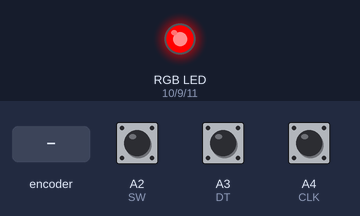
The sketch below on a simulated Arduino Uno, built with avr-gcc and run on an emulated ATmega328P. Shown: an RGB LED mixed from three pins (HIGH = lit). The inputs (shaded band) are chosen by the test bench; at power-on: A2 (SW) HIGH, A3 (DT) HIGH, A4 (CLK) HIGH. Dim RGB values are drawn brighter than linear; pins used as bus, display or sensor lines are not drawn.

Above: at 1.2 s.
1.3 s: rotary encoder on A4 (CLK) / A3 (DT) turned 3 steps (first pin leading)
At 2.8 s:
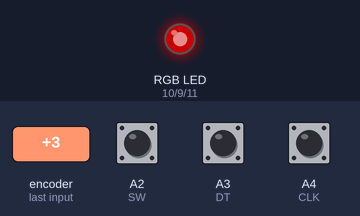
3.4 s: A2 (SW) pulled LOW for 1 s
At 5.5 s:
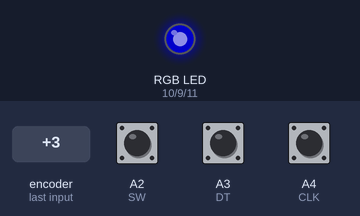
5.9 s: rotary encoder on A4 (CLK) / A3 (DT) turned 1 step (first pin leading)
At 7.2 s:
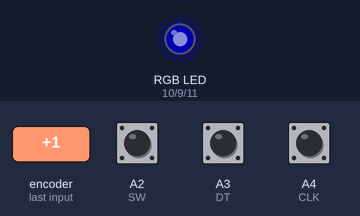
7.6 s: A2 (SW) pulled LOW for 0.15 s
At 8.2 s:
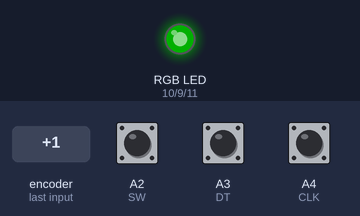
9.2 s: rotary encoder on A4 (CLK) / A3 (DT) turned 3 steps (first pin leading)
At 9.9 s:
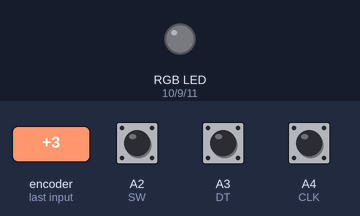
Timing chart, 0 to 12.2 s (numbered marks = the images above; inputs shaded):
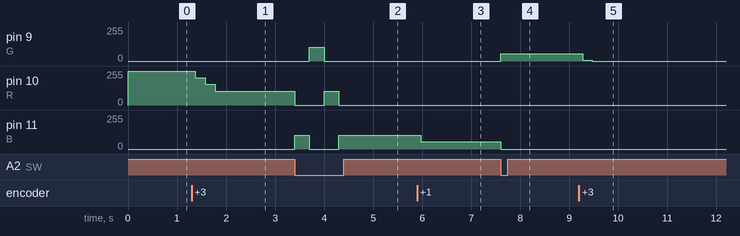

Measured:
- after the input at 1.3 s, pin 10 (R): 255/255 → 205/255 after 0.08 s, → 155/255 0.20 s later, → 105/255 0.20 s later
- after the input at 3.4 s, pin 9 (G): 0/255 → 105/255 after 0.30 s, → 0/255 0.30 s later; pin 10 (R): 105/255 → 0/255 at once, → 105/255 0.60 s later, → 0/255 0.30 s later; pin 11 (B): 0/255 → 105/255 at once, → 0/255 0.30 s later, → 105/255 0.60 s later
- after the input at 5.9 s, pin 11 (B): 105/255 → 55/255 after 0.08 s
- after the input at 7.6 s, pin 9 (G): 0/255 → 55/255 at once; pin 11 (B): 55/255 → 0/255 at once
- after the input at 9.2 s, pin 9 (G): 55/255 → 5/255 after 0.08 s, → 0/255 0.20 s later

The sketch:

KIMTK_TEST1.ino
```cpp
//LED 핀 번호
#define LGND 8
#define G    9
#define R    10
#define B    11

//엔코더 핀 번호
#define EGND A0
#define VCC  A1
#define SW   A2
#define DT   A3
#define CLK  A4

//엔코더 변수 선언
int oldA = LOW;
int oldB = LOW;
int cnt = 255;
int curcolor = R;

//밝기 조절
void brightness(int newA, int newB)
{
  if (newA != oldA || newB != oldB) // 펄수 발생
  {
    if (oldA == LOW && newA == HIGH) // 상승에지
    {
      if (oldB == LOW)
      {
        cnt += 50;
        if (cnt > 255) cnt = 255;
      }
      else
      {
        cnt -= 50;
        if (cnt < 0) cnt = 0;
      }
    }
  }
  oldA = newA;
  oldB = newB;
  analogWrite(curcolor, cnt);
}

//색 선택
void colorselect(int sw)
{
  if (sw == 0)
  {
    analogWrite(curcolor++, 0);
    if (curcolor > 11) curcolor = 9;
    analogWrite(curcolor, cnt);
    delay(300);
  }
}

void setup() {
  Serial.begin(9600); // 시리얼 통신 연결

  //LED 핀 모드 설정
  pinMode(LGND, OUTPUT);
  pinMode(R, OUTPUT);
  pinMode(G, OUTPUT);
  pinMode(B, OUTPUT);
  digitalWrite(LGND, LOW);

  //엔코더 핀 모드 설정
  pinMode(EGND, OUTPUT);
  pinMode(VCC, OUTPUT);
  pinMode(SW, INPUT_PULLUP);
  pinMode(DT, INPUT_PULLUP);
  pinMode(CLK, INPUT_PULLUP);
  digitalWrite(VCC, HIGH);
  digitalWrite(EGND, LOW);

}

void loop() {
  int newA = digitalRead(DT);
  int newB = digitalRead(CLK);
  int sw = digitalRead(SW);
  brightness(newA, newB);
  colorselect(sw);

}
```
